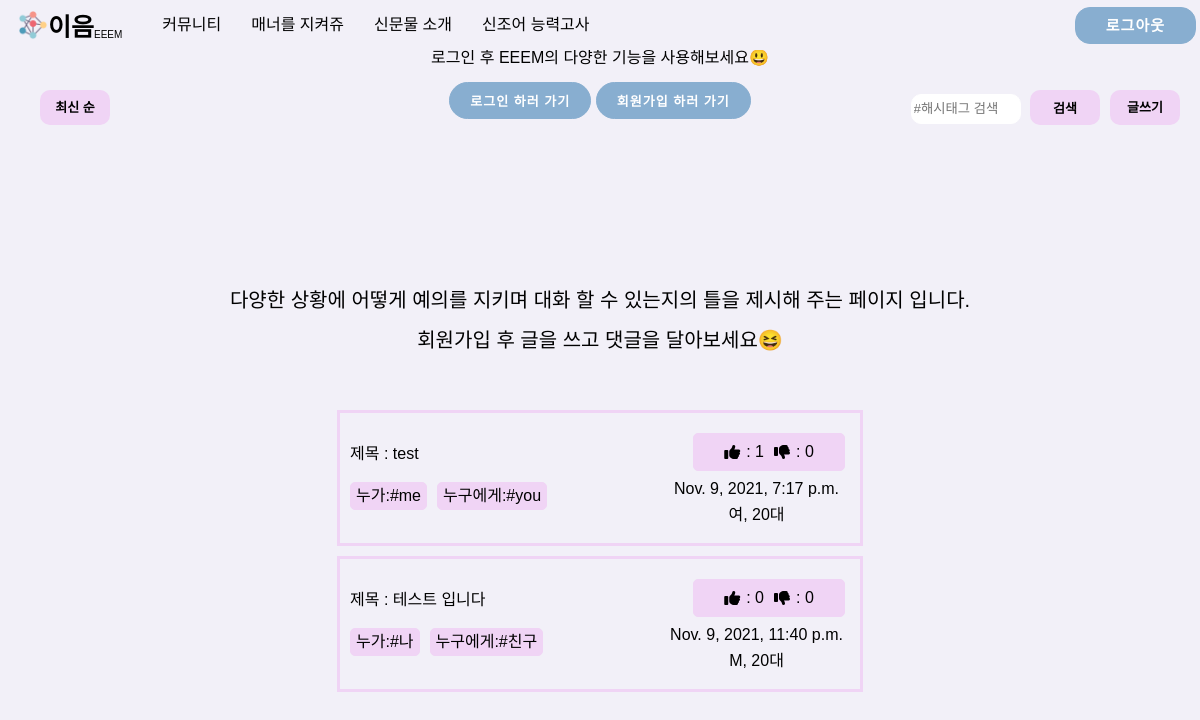
The page /manner/ordered (signed in) on the database its author committed.
### main/models.py (models this page shows)
class manner(models.Model):
    user = models.ForeignKey(settings.AUTH_USER_MODEL,
                             on_delete=models.CASCADE, default='')
    text = models.CharField(max_length=18)
    like = models.IntegerField()
    dis_like = models.IntegerField()
    hashtag_me = models.CharField(max_length=20)
    hashtag_you = models.CharField(max_length=20)
    hashtag_situation = models.CharField(max_length=500)
    date = models.DateTimeField(default=datetime.now, blank=True)
    modify_date = models.DateTimeField(null=True, blank=True)

### account/models.py (models this page shows)
class CustomUser(AbstractUser):
    SEX_CHOICES = (("", "성별을 선택하세요"), ("남", "남"), ("여", "여"))
    AGE_CHOICES = (
        ("", "나이대를 선택하세요"),
        ("5", "10대 이하"),
        ("10", "10대"),
        ("20", "20대"),
        ("30", "30대"),
        ("40", "40대"),
        ("50", "50대 이상"),
    )
    sex = models.CharField(
        max_length=3, choices=SEX_CHOICES, help_text="성별을 선택하세요", null=False
    )
    age = models.CharField(
        max_length=10, choices=AGE_CHOICES, help_text="나이대를 선택하세요", null=False
    )
    profile=models.ImageField(null=True,blank=True)

### main/views.py (the view)
# urls.py: path('manner/ordered', views.mannerOrder, name="mannerOrder"),
def mannerOrder(request):
    manner_alltext = manner.objects.all()
    manner_alltext = manner.objects.order_by('-like')
    return render(request, "mannerorder.html", {"manner": manner_alltext})

### main/templates/mannerorder.html (shortened to what this page needs)
{% extends 'base.html' %}{% load static %} {% block content %}
<link rel="stylesheet" href='{% static "css/manner.css" %}'>
<body>
  <main class="main__screen">
    <span class="info">다양한 상황에 어떻게 예의를 지키며 대화 할 수 있는지의 틀을 제시해 주는 페이지 입니다.<br><br>회원가입 후 글을 쓰고 댓글을 달아보세요😆</span>
    <form method="get" class="search" action="{% url 'search' %}">
      <input type="search" class="search__box" placeholder="#해시태그 검색" name="kw">
      <button type="submit" class="find__btn">검색</button>
    </form>
    <a class="order" href="{% url 'manner' %}">최신 순</a>
    {% if user.is_authenticated %}
    <a href="{%url 'addManner' %}" class="writeText">글쓰기</a>
    {% else %}
    <a href="#loginmodal" class="writeText" rel="modal:open">글쓰기</a>
    {% endif %}
    {% for m in manner.all %}
    <a class="manner__box" href="{%url 'mannersDetail' m.id %}">
      <div class="manner__main">
        <div class="manner__text">
          제목 : {{m.text}}
        </div>
        <div class="manner__hashtag">
          <div class="manner__hashtag--detail">누가:{{m.hashtag_me}}</div>
          <div class="manner__hashtag--detail">누구에게:{{m.hashtag_you}}</div>
        </div>
      </div>
      <div class="mannerInfo">
        <div class="mannerthumbs">
          <i class="fas fa-thumbs-up"></i>: {{m.like}}
          <i class="fas fa-thumbs-down"></i>: {{m.dis_like}}
        </div>
        <div>{{m.date}}</div>
        <div class="manner__user">
          <div>{{m.user.sex}}, {{m.user.age}}대</div>
        </div>
      </div>
    </a>
  {% endfor %}
  </main>
</body>
</html>
{% endblock %}

### main/static/css/navbar.css (style rules this page uses)
body { background-color: rgb(242, 240, 248); }

### main/static/css/manner.css (style rules this page uses)
body { background-color: rgb(242, 240, 248); }
.main__screen { padding-top: 90px; display: flex; flex-direction: column; align-items: center; }
.manner__box { padding: 20px 10px; width: 500px; height: auto; border: 3px solid #f0d4f5; display: flex; justify-content: space-between; align-items: center; margin-bottom: 10px; }
.manner__hashtag { display: flex; margin-top: 20px; }
.manner__hashtag--detail { width: auto; height: auto; border: 1px solid #f0d4f5; border-radius: 5px; background-color: #f0d4f5; margin-right: 10px; padding: 5px; }
.mannerthumbs { display: flex; align-items: center; justify-content: center; width: 150px; height: auto; border: 1px solid rgb(240, 212, 245); border-radius: 5px; background-color: rgb(240, 212, 245); padding: 10px 0px; margin: 0px 5px; margin-bottom: 10px; cursor: pointer; margin-left: 30px; color: black; }
.mannerInfo { display: flex; flex-direction: column; align-items: center; }
.mannerthumbs i { margin-right: 6px; }
.mannerthumbs i:last-child { margin-left: 10px; }
.order { position: absolute; display: flex; align-items: center; justify-content: center; top: 90px; left: 40px; width: 70px; height: 35px; border: none; cursor: pointer; color: black; background-color: #f0d4f5; font-weight: bold; font-size: 13px; border-radius: 10px; }
.search { position: absolute; top: 90px; right: 100px; }
.search__box { width: 110px; height: 30px; border: 1px solid white; border-radius: 10px; margin-right: 5px; }
.find__btn { width: 70px; height: 35px; border: none; cursor: pointer; color: black; background-color: #f0d4f5; font-weight: bold; border-radius: 10px; font-size: 13px; }
.writeText { position: absolute; display: flex; align-items: center; justify-content: center; top: 90px; right: 20px; width: 70px; height: 35px; border: none; cursor: pointer; color: black; background-color: #f0d4f5; font-weight: bold; font-size: 13px; border-radius: 10px; }
.info { display: block; font-size: 20px; text-align: center; margin-bottom: 60px; }
.manner__user { display: flex; align-items: center; justify-content: center; margin-top: 10px; }

### gyeongsoton/templates/base.html (style rules this page uses)
a:link { color: black; text-decoration: none; }

### rows shown on the page
manner: text "test", hashtag_me "#me", hashtag_you "#you", like "1", dis_like "0", date "Nov. 9, 2021, 7:17 p.m.", user.sex "여", user.age "20"
manner: text "테스트 입니다", hashtag_me "#나", hashtag_you "#친구", like "0", dis_like "0", date "Nov. 9, 2021, 11:40 p.m.", user.sex "M", user.age "20"
